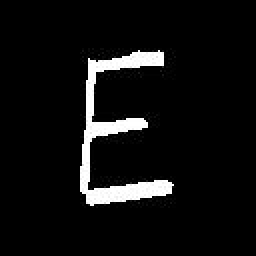
#> input picture letters_mod/02.jpg, 128 x 128 px, found by its file name (shown 2 times larger); its folder holds only this picture in this run
$ jupyter execute --allow-errors Handwritten_Poem_AI_Decoder.ipynb   (shell and % lines are left out)
#> lines starting #> are read from the running program, lines starting #| are printed output that depends on the picture
<a href="https://colab.research.google.com/github/martins-jean/Handwritten-Poem-AI-Decoder/blob/main/Handwritten_Poem_AI_Decoder.ipynb" target="_parent"></a>

**INTRODUCTION**

<p align="justify"> Neural networks are capable of incredibly powerful tasks. In this project, we'll use them to create an AI that can decode a handwritten poem. We'll use the EMNIST dataset of handwritten letters which comes from the collection of handwritten numbers and letters, originally gathered from high school students and census bureau staff. It is difficult to construct a neural network to recognize handwriting and translate it into typed text because everyone writes letters differently. Consider all the various ways you have seen individuals write the letter "J," for instance.

**STEP** 1️⃣ <BR>
FIND A LABELLED DATASET TO TRAIN OUR NEURAL NETWORK

[cell 1]
# STEP 1.1

from emnist import extract_training_samples

print("Imported the EMNIST libraries we need!")

<p align="justify"> We now wish to extract the data from these libraries that we plan to evaluate. In this instance, we want to download the EMNIST "letters" dataset, which has 145,600 images of letters that are 28x28 pixels in size, or a total of 784 pixels. A grayscale value between 0 and 255 is assigned to each pixel. We divide each value by 255 to produce a number between 0 and 1 for each pixel in each image so that the neural network can process it more easily. Pre-processing is the process of transforming data in this way to make it simpler for a machine learning method to process it. For different types of data, different pre-processing stages could be necessary.
<br>
<br>
<p align="justify"> The known labels for these images are also included in this dataset. That will be the source of the learning for our neural network. In this example, the first 60,000 images will serve as our training set, while the final 10,000 images will serve as our testing set and we will use them to ask the network to check how well it has learned. This is a somewhat arbitrary choice, but in my opinion, this is a sizable enough sample (more would simply take longer to process but wouldn't increase the model's accuracy). However, don't take my word for it; you may experiment with the training and testing sample on your own. Just keep in mind to keep the two samples apart at all times. Because this code is essentially downloading 70,000 images, running this cell can take a little while.

#> (a cell that did not finish here is left out)

<p align="justify"> Let's examine a few of the images and labels in the set to verify the information was downloaded successfully. To check the label and image for various training instances, you can alter the img_index value to various values and execute the code as often as you like. Some letters are very obvious (for example, 8888 is unmistakably a "Y"), but others are less so (for example, is 1234 a loopy "L" or "P" or perhaps even a "E" at an odd angle?) It's obvious why this is such a challenging task! However what matters is that we are prepared for the next steps since we are confident that the data was downloaded accurately.

[cell 3]
# STEP 1.3

import matplotlib.pyplot as plt

img_index = 14000 # You can update this value to look at other images
#> (the rest of this cell did not finish here and is left out)

**STEP** 2️⃣ <br>
CREATE A NEURAL NETWORK

<p align="justify"> Now that we've looked at the data, let's build a neural network that will be able to take the picture as input and output the corresponding letter. In this case, we're going to stick to a multi-layer perceptron neural network, or MLP. Rather than trying to write all of it from scratch, we're going to import and use an existing library that provides some MLP tools for us. For a lot of AI problems, we can use existing libraries and tweak them to do something new rather than trying to write everything from scratch. Just to try this out, we'll create a neural network -- a MLP classifier -- with one hidden layer that has 50 neurons in it. We'll have it run through the training data 20 times (that's max_iter=20) so it doesn't take too long. We also set a variety of other learning parameters to create the MLP. You may recognize some of these parameters, like learning rate. By changing any of these parameters, we can influence how the MLP performs in training and testing, but it's a good idea to try a default approach and then improve on it later.

[cell 4]
# STEP 2.1

# These two lines import the ML libraries we need
from sklearn.datasets import fetch_openml
from sklearn.neural_network import MLPClassifier

# This creates our first MLP with one hidden layer and 50 neurons
# We set it to run through the data 20 times
mlp1 = MLPClassifier(hidden_layer_sizes = (50,), max_iter = 20, alpha = 1e-4,
                     solver = 'sgd', verbose = 10, tol = 1e-4, random_state = 1,
                     learning_rate_init = .1)

print("Created our first MLP network")

**STEP** 3️⃣ <br>
TRAIN, TEST AND OPTIMIZE THE ACCURACY OF OUR MODEL

<p align="justify"> Now that we've created the MLP, let's actually train it and test its ability to recognize some handwritten letters! Go ahead and "fit" command to see how it will perform -- it might take a minute. As it's learning, it will print status update information about the learning process. You can see the loss value decreasing over each iteration, which means it's getting better at recognizing the training set!

#> (a cell that did not finish here is left out)

<p align="justify"> You can try running this a couple of times and you'll see that the accuracy and loss will be in the same ballpark but slightly different each time. These differences are due to the fact that the neuron weights are randomly initialized in each run. But if you didn't change anything in the MLP structure above, you're probably seeing something like 89% accuracy on the training dataset and 84% accuracy on the testing dataset. That's actually pretty good -- it means that the network is guessing correctly 84% of time on letters it's never seen before! It learned! But let's see if we can make it even better. We can explore the dataset to figure out where things went wrong.

#> (a cell that did not finish here is left out)

<p align="justify"> The color of each cell in the confusion matrix represents the number of elements in that cell -- a brighter color means more elements. The rows are the correct value and the columns are the predicted value. The numbers on the axes represent the 26 letters in the English alphabet (though EMNIST just represents letters as numbers, so 0=A, 1=B, etc.), so the brightness of cell (0,0) represents the number of times that our network correctly predicted that an "A" is an "A."  The diagonal line of cells shows when the predicted value is correct. It's good to see a bright line! If any of the cells off the diagonal are particularly bright, we can investigate more. For example, "i" and "l" may be easy to confuse ("U" and "V" are also good ones to try!), so let's look at some of the cases where that happened. You can change the code and run it as many times as you want to look at some examples of these mistakes.

[cell 7]
# STEP 3.3

# You can change this to any letters that you think the neural network may have confused...
predicted_letter = 'l'
actual_letter = 'i'


# This code counts all mistakes for the letters above
mistake_list = []
#> (the rest of this cell did not finish here and is left out)

<p align="justify"> On EMNIST, the state-of-the-art machine learning techniques get greater than 96% accuracy, so I think we can also get better than 84%. Let's make a new network called mlp2 and try some things out. One thing we can try is having more hidden layers and more neurons in the hidden layers. For example, to add another hidden layer of 50 neurons, you can do the following: ```hidden_layer_sizes = (50,50,)```. The other thing we can try is training for more epochs (or iterations). For example, we can change our ```max_iter = 30```. You can play around with the structure to see what happens, but with more layers and more epochs, it takes a longer time for the network to train! So let's just start with 5 layers of 100 neurons each, trained for 50 epochs.

[cell 8]
# STEP 3.4

# Change some of the values in the below statement and re-run to see how they affect performance
mlp2 = MLPClassifier(hidden_layer_sizes = (100,100,100,100,100,), max_iter = 50, alpha = 1e-4,
                     solver = 'sgd', verbose = 10, tol = 1e-4, random_state = 1,
                     learning_rate_init = .1)
#> (the rest of this cell did not finish here and is left out)

<p align="justify"> So that's a fair amount of improvement! By having more layers and more training epochs, we got an extra 5% or so of accuracy (remember, this might vary slightly because there is some randomness in the process). That might not seem like a lot, but eliminating 1 in 20 mistakes is actually a pretty big deal! You can keep playing with the neural network structure in this block and see if you can get even better accuracy. But this should also be good enough for now, so we're ready to apply it to our scanned letters.

**STEP** 4️⃣ <br>
SCAN THE HANDWRITTEN LETTERS THAT MAKE THE POEM <br>
SEE IF THE NEURAL NETWORK CAN CONVERT THEM TO TYPED TEXT

<p align="justify"> First, we have to get the scanned letter dataset that we uploaded and saved on GitHub. You can see the raw scanned data set here:

[Scanned handwritten letters](https://github.com/martins-jean/Handwritten-Poem-AI-Decoder/tree/main/letters)

<p align="justify"> As you can see, those images are oversized. So I've also done a bit of pre-processing to avoid having to download and process quite so much data. I've changed the size of every image to 128x128 pixels. You may also notice that the EMNIST dataset uses a dark background with light strokes but our original scans have a white background with dark strokes. As such, I also went ahead and inverted those colors.

[Modified scans](https://github.com/martins-jean/Handwritten-Poem-AI-Decoder/tree/main/letters_mod)

[cell 9]
# STEP 4.1

# Pull the scanned dataset from GitHub
!cd /content/Handwritten-Poem-AI-Decoder/letters_mod

# Puts all the data in the "files variable"
import os
path, dirs, files = next(os.walk("/content/Handwritten-Poem-AI-Decoder/letters_mod/"))
files.sort()

<p align="justify"> Here we'll read each image and add it to a list to hold the handwritten poem. <br> We'll also print this image to make sure we read it correctly -- feel free to change this index to see different letters.

[cell 10]
# STEP 4.2

# These libraries let us import the letters, resize them, and print them out
import cv2
import matplotlib.pyplot as plt

# This code processes all the scanned images and adds them to the handwritten_poem
handwritten_poem = []
for i in range(len(files)):
  img = cv2.imread("/content/Handwritten-Poem-AI-Decoder/letters_mod/"+files[i],cv2.IMREAD_GRAYSCALE)
#> img is the input picture: shape (128, 128); min 0, max 255, mean 15.7
  handwritten_poem.append(img)

print("Imported the scanned images.")

#> (the rest of this cell did not finish here and is left out)

<p align="justify"> Well, to the naked eye this looks similar enough to the EMNIST letters and these even seem like they're MORE clear and bright. <br>
So, let's try actually getting the poem! We're going to put the handwritten poem into our trained MLP and see how it does.

[cell 11]
# STEP 4.3

# These are libraries we need to do some math on the image to be able to it to the MLP in the right format and to resize it to 28x28 pixels
import numpy as np
import cv2

typed_poem = ""
#> (the rest of this cell did not finish here and is left out)

<p align="justify"> And... that makes no sense, so what are we doing wrong?Well, first of all, the handwritten poem had some empty spaces between words. We never actually trained our model on empty spaces, just the 26 letters, so it wouldn't be able to detect these. Nevertheless, blank pages should be easy to detect. After all, unlike handwritten letters, all blank images should be exactly the same. So, we'll just check each image to see if it's a blank space. And if it is, we'll add a space to our story.

[cell 12]
# STEP 4.4

# This is a library we need to do some math on the image to be able to give it to the MLP in the right format
import numpy as np

typed_poem = ""
#> (the rest of this cell did not finish here and is left out)

<p align="justify"> This looks better as there are separate words but there's still something going wrong. The papers we scanned were really big compared to the handwritten samples that were used to train EMNIST. We resized them, but that doesn't seem to be enough. So we should try processing these images in the same way that EMNIST did. So, let's take a look at the original EMNIST paper:

[EMNIST paper](https://ttps://arxiv.org/abs/1702.05373v1)

<p align="justify"> The paper describes the steps we need to take to process these images in one of the figures. Essentially, we need to make the strokes more blurry, we need to put the letter at the very center of the image and crop out the rest, and we need to resize each one to be 28x28 pixels. We'll do this processing and then print out one letter to see how it turned out. As always, we can change the index in the code to see a different letter.

[cell 13]
# STEP 4.5

# These steps process the scanned images to be in the same format and have the same properties as the EMNIST images
# They are described by the EMNIST authors in detail here: https://arxiv.org/abs/1702.05373v1
processed_poem = []

for img in handwritten_poem:
  #step 1: Apply Gaussian blur filter
  img = cv2.GaussianBlur(img, (7,7), 0)

  #steps 2 and 3: Extract the Region of Interest in the image and center in square
  points = cv2.findNonZero(img)
  x, y, w, h = cv2.boundingRect(points)
  if (w > 0 and h > 0):
    if w > h:
      y = y - (w-h)//2
      img = img[y:y+w, x:x+w]
    else:
      x = x - (h-w)//2
      img = img[y:y+h, x:x+h]

  #step 4: Resize and resample to be 28 x 28 pixels
  img = cv2.resize(img, (28,28), interpolation = cv2.INTER_CUBIC)

  #step 5: Normalize pixels and reshape before adding to the new story array
  img = img/255
  img = img.reshape((28,28))
  processed_poem.append(img)
#> this loop made 1 pass
#> (x, y, w, h) on pass 1: (22, 22, 53, 84)
#> pass 1, `img = cv2.GaussianBlur(img, (7,7), 0)`:
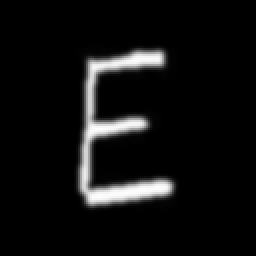
#> img: shape (128, 128) (shown 2 times larger); min 0, max 253, mean 15.7
#> pass 1, `img = img[y:y+h, x:x+h]`:
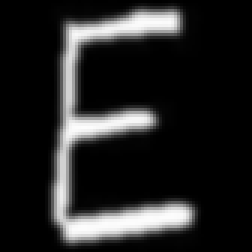
#> img: shape (84, 84) (shown 3 times larger); min 0, max 253, mean 36.4
#> pass 1, `img = cv2.resize(img, (28,28), interpolation = cv2.INTER_CUBIC)`:
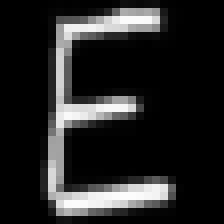
#> img: shape (28, 28) (shown 8 times larger); min 0, max 252, mean 36.4
#> after the loop, processed_poem = 1 item

print("Processed the scanned images.")

import matplotlib.pyplot as plt
#> (the rest of this cell did not finish here and is left out)

$ run again, on letters_mod/11.jpg
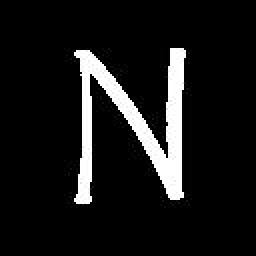
#> input picture letters_mod/11.jpg, 128 x 128 px, found by its file name (shown 2 times larger)
#> img is the input picture: shape (128, 128); min 0, max 255, mean 23.6
#> the loop `for img in handwritten_poem:` made 1 pass
#> (x, y, w, h) on pass 1: (22, 21, 67, 85)
#> pass 1, `img = cv2.GaussianBlur(img, (7,7), 0)`:
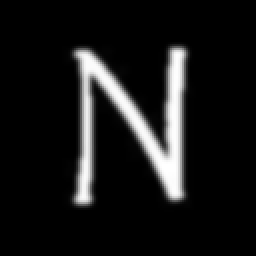
#> img: shape (128, 128) (shown 2 times larger); min 0, max 255, mean 23.6
#> pass 1, `img = cv2.resize(img, (28,28), interpolation = cv2.INTER_CUBIC)`:
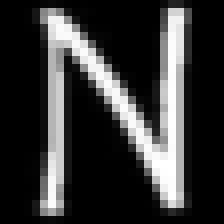
#> img: shape (28, 28) (shown 8 times larger); min 0, max 255, mean 53.7
#> after the loop `for img in handwritten_poem:`: processed_poem = 1 item

$ run again, on letters_mod/13.jpg
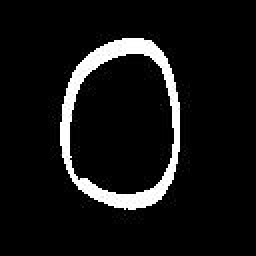
#> input picture letters_mod/13.jpg, 128 x 128 px, found by its file name (shown 2 times larger)
#> img is the input picture: shape (128, 128); min 0, max 255, mean 19.4
#> the loop `for img in handwritten_poem:` made 1 pass
#> (x, y, w, h) on pass 1: (10, 14, 75, 100)
#> pass 1, `img = cv2.GaussianBlur(img, (7,7), 0)`:
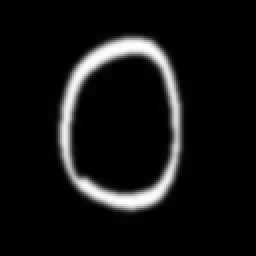
#> img: shape (128, 128) (shown 2 times larger); min 0, max 254, mean 19.4
#> pass 1, `img = cv2.resize(img, (28,28), interpolation = cv2.INTER_CUBIC)`:
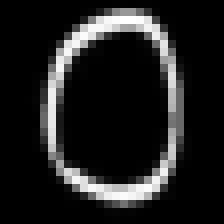
#> img: shape (28, 28) (shown 8 times larger); min 0, max 255, mean 31.8
#> after the loop `for img in handwritten_poem:`: processed_poem = 1 item

$ run again, on letters_mod/14.jpg
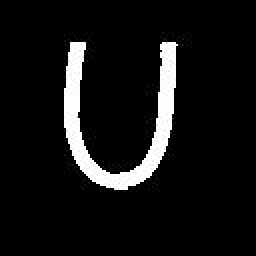
#> input picture letters_mod/14.jpg, 128 x 128 px, found by its file name (shown 2 times larger)
#> img is the input picture: shape (128, 128); min 0, max 255, mean 19.5
#> the loop `for img in handwritten_poem:` made 1 pass
#> (x, y, w, h) on pass 1: (22, 14, 69, 84)
#> pass 1, `img = cv2.GaussianBlur(img, (7,7), 0)`:
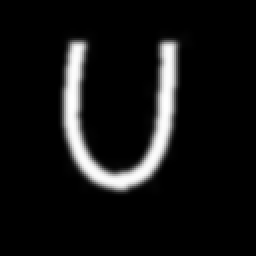
#> img: shape (128, 128) (shown 2 times larger); min 0, max 255, mean 19.5
#> pass 1, `img = cv2.resize(img, (28,28), interpolation = cv2.INTER_CUBIC)`:
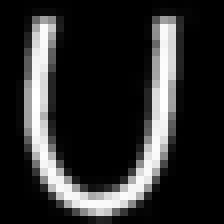
#> img: shape (28, 28) (shown 8 times larger); min 0, max 255, mean 45.3
#> after the loop `for img in handwritten_poem:`: processed_poem = 1 item

$ run again, on letters_mod/05.jpg
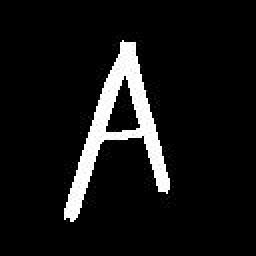
#> input picture letters_mod/05.jpg, 128 x 128 px, found by its file name (shown 2 times larger)
#> img is the input picture: shape (128, 128); min 0, max 255, mean 20
#> the loop `for img in handwritten_poem:` made 1 pass
#> (x, y, w, h) on pass 1: (10, 14, 61, 100)
#> pass 1, `img = cv2.resize(img, (28,28), interpolation = cv2.INTER_CUBIC)`:
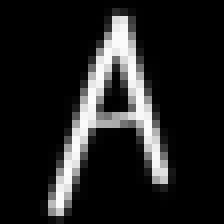
#> img: shape (28, 28) (shown 8 times larger); min 0, max 253, mean 32.7
#> after the loop `for img in handwritten_poem:`: processed_poem = 1 item
